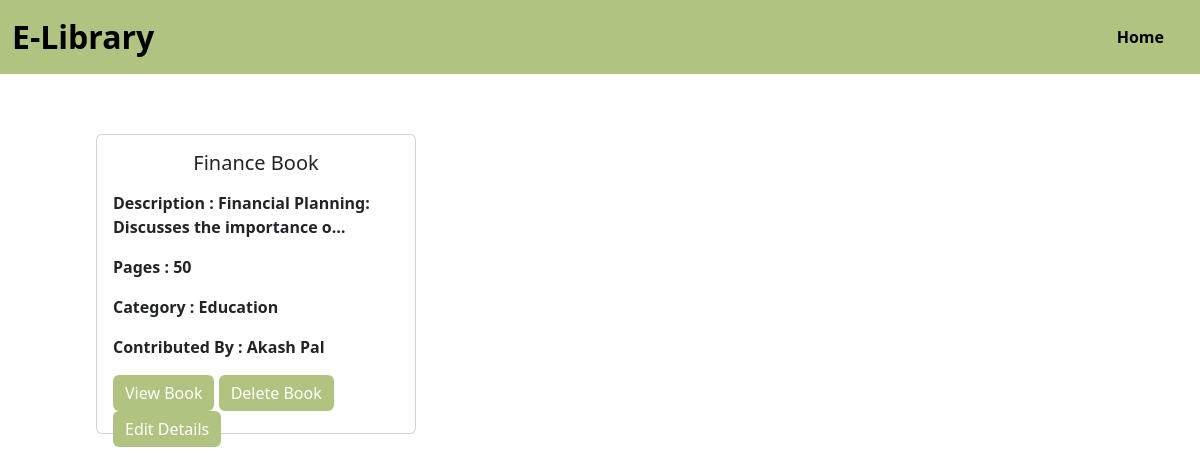
Page /contri/11 on the committed database.
### elibrary_app/models.py (models this page shows, shortened)
class EBooksModel(models.Model):
    title = models.CharField(max_length = 80)
    summary = models.TextField(max_length=2000)
    pages = models.CharField(max_length=80)
    pdf = models.FileField(upload_to='pdfs/')
    author = models.CharField(max_length=80)
    category = models.CharField(max_length=80)
    author_id = models.IntegerField(default=0)

### elibrary_app/views.py (the view)
# urls.py: path('contri/<int:user_id>', views.contri, name='contri'),
def contri(request,user_id):
    books = EBooksModel.objects.filter(author_id=user_id)
    return render(request, 'contri.html', {'books': books})

### templates/contri.html (shortened to what this page needs)
{% load static %}
<!doctype html>
<html lang="en">
  <head>
    <link href="https://cdn.jsdelivr.net/npm/bootstrap@5.3.2/dist/css/bootstrap.min.css" rel="stylesheet">
    <link rel="stylesheet" href="{% static 'css/style.css' %}"/>
    <link rel="stylesheet" href="{% static 'css/contri.css' %}"/>
</head>
  <body>
    <section class="navbar--section">
      <nav class="navbar navbar-expand-lg ">
        <div class="container-fluid">
          <a class="navbar-brand" href="#">E-Library</a>
          <div class="collapse navbar-collapse justify-content-end" id="navbarNav">
            <ul class="navbar-nav">
              <li class="nav-item">
                <a class="active nav-link " aria-current="page" href="/">Home</a>
              </li>
            </ul>
          </div>
        </div>
      </nav>
    </section>
    <section class="contri--section">
      <div class="container">
            <div class="row">
        {% for book in books %}
                  <div class="col-lg-4 ">
                    <div class="card" style="height: 300px;">
                    <div class="card-body">
                        <h5 class="card-title text-center mb-3">{{book.title}}</h5>
                        <p class="card-text">Description : {{ book.summary|truncatechars:50 }}</p>
                        <p class="card-text">Pages : {{book.pages}}</p>
                        <p class="card-text">Category : {{book.category}}</p>
                        <p class="card-text">Contributed By : {{book.author}}</p>
                        <a href="{{book.pdf.url}}" class="btn btn-primary">View Book</a>
                        <a href="{% url 'deleteBook' book.id %}" class="btn btn-danger">Delete Book</a>
                        <a href="{% url 'editBook' book.id %}" class="btn btn-danger">Edit Details</a>
                    </div>
                  </div>
                </div>
        {% endfor %}
        </div>
         </div>
    </section>
  </body>
</html>

### static/css/style.css (style rules this page uses)
.navbar { background-color: #B1C381; font-weight: 600; }
.nav-link { margin: 0 1rem; }
.navbar-brand { font-size: 2rem; }

### static/css/contri.css (style rules this page uses)
.btn { background-color: #B1C381; border: none; }
.contri--section { padding: 5% 7%; font-weight: 600; }
.card { width: 2; }

### templates/contri.html (style rules this page uses)
* { box-sizing: border-box; margin: 0; }

### rows in the picture
EBooksModel: title "Finance Book", summary "Financial Planning: Discusses the importance o…", pages "50", category "Education", author "Akash Pal"
